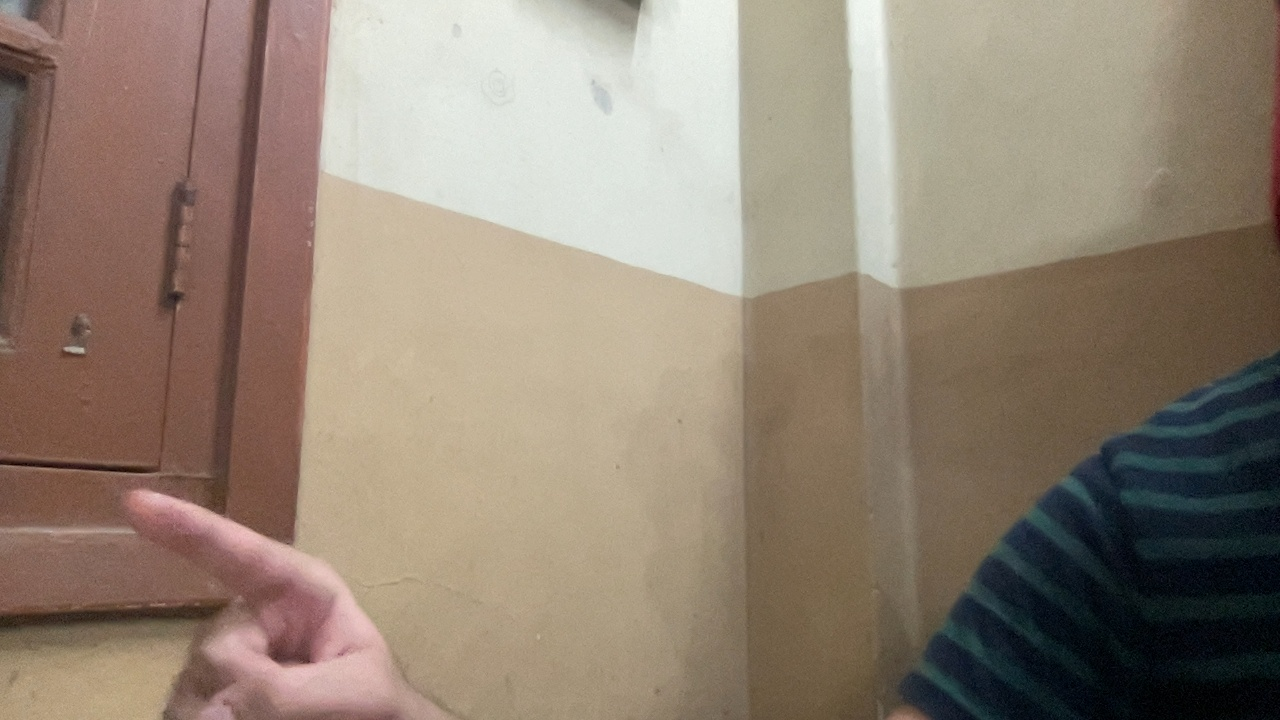
#> input picture Hand_Recognition_Model/GestureDataset/DifferentGestures/1finger/1001317e-6eb8-11ee-b782-46e6e0f634aa.jpg, 1280 x 720 px, given in place of the camera
$ python datsetcreatebgsubtract.py
#> lines starting #> are read from the running program, lines starting #| are printed output that depends on the picture; after the words box and inside, x2 and y2 are one past the last pixel; in counts of white or black regions, pixels touching at a corner belong together
import cv2
import imutils
import numpy as np
import os

class MotionDetector:
    def __init__(self, accumWeight=0.5):
        self.accumWeight = accumWeight
        self.bg = None

    def update(self, image):
        if self.bg is None:
            self.bg = image.copy().astype("float")
            return
        cv2.accumulateWeighted(image, self.bg, self.accumWeight)

    def detect(self, image, tVal=25):
        delta = cv2.absdiff(self.bg.astype("uint8"), image)
        thresh = cv2.threshold(delta, tVal, 255, cv2.THRESH_BINARY)[1]
        cnts = cv2.findContours(thresh.copy(), cv2.RETR_EXTERNAL, cv2.CHAIN_APPROX_SIMPLE)
        cnts = cnts[0]
        if len(cnts) == 0:
            return None
        return (thresh, max(cnts, key=cv2.contourArea))

# Create a folder named 'handgestures' on the desktop
desktop_path = os.path.join(os.path.expanduser("~"), "Desktop")
folder = os.path.join(desktop_path, "handgestures")
try:
    os.mkdir(folder)
except FileExistsError:
    pass

Alphabet = folder
camera = cv2.VideoCapture(0)
ROI = "10,350,225,590"
(top, right, bot, left) = np.int32(ROI.split(","))
md = MotionDetector()
numFrames = 0
k = 0

while k < 100:  # Capture 100 images
    (grabbed, frame) = camera.read()
#> frame is the input picture: shape (720, 1280, 3); mean B, G, R 116.1, 131.2, 146.1
    frame = imutils.resize(frame, width=600)
#> frame: shape (337, 600, 3)
    frame = cv2.flip(frame, 1)
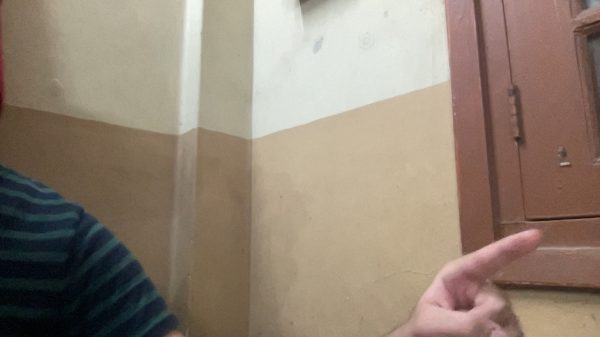
#> frame: shape (337, 600, 3); mean B, G, R 116.1, 131.2, 146.1
    clone = frame.copy()
    (frameH, frameW) = frame.shape[:2]
#> frameH = 337; frameW = 600
    roi = frame[top:bot, right:left]
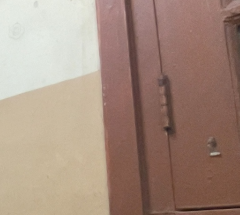
#> roi: shape (215, 240, 3); mean B, G, R 127.1, 141.2, 165.4
    hand = roi.copy()
    gray = cv2.cvtColor(roi, cv2.COLOR_BGR2GRAY)
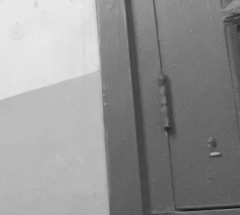
#> gray: shape (215, 240); min 25, max 235, mean 146.8
    gray = cv2.GaussianBlur(gray, (3, 3), 0)
    if numFrames < 32:
        md.update(gray)
    else:
        skin = md.detect(gray)
        if skin is not None:
            (thresh, c) = skin
            masked = cv2.bitwise_and(hand, hand, mask=thresh)
            cv2.imshow("Mask", masked)
            name = os.path.join(Alphabet, f"{Alphabet}{k}.jpg")
            cv2.imwrite(name, thresh)  # Save the 'thresh' image
            cv2.drawContours(clone, [c + (right, top)], -1, (0, 255, 0), 2)
            cv2.imshow("Thresh", thresh)
            k += 1

    cv2.rectangle(clone, (left, top), (right, bot), (0, 0, 255), 2)
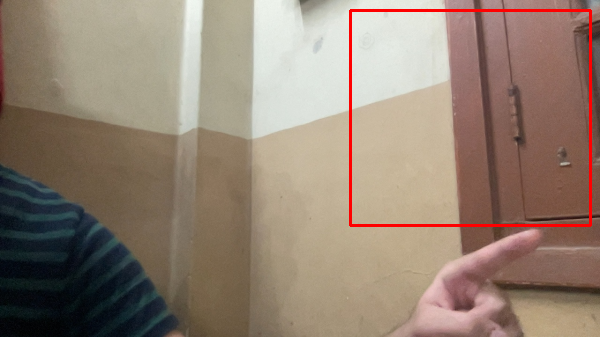
#> clone: shape (337, 600, 3); 1.35% of pixels changed, all inside (x1, y1, x2, y2) = (349, 9, 592, 227)
    numFrames += 1
    print(f"Image {k}/100 captured")

    cv2.imshow("Frame", clone)
    key = cv2.waitKey(100) & 0xFF  # 0.1 second delay
#> (key q is pressed here)

    if key == ord("q"):
        break

camera.release()
cv2.destroyAllWindows()

$ run again, on Hand_Recognition_Model/GestureDataset/DifferentGestures/1finger/113768c4-6eb8-11ee-b782-46e6e0f634aa.jpg
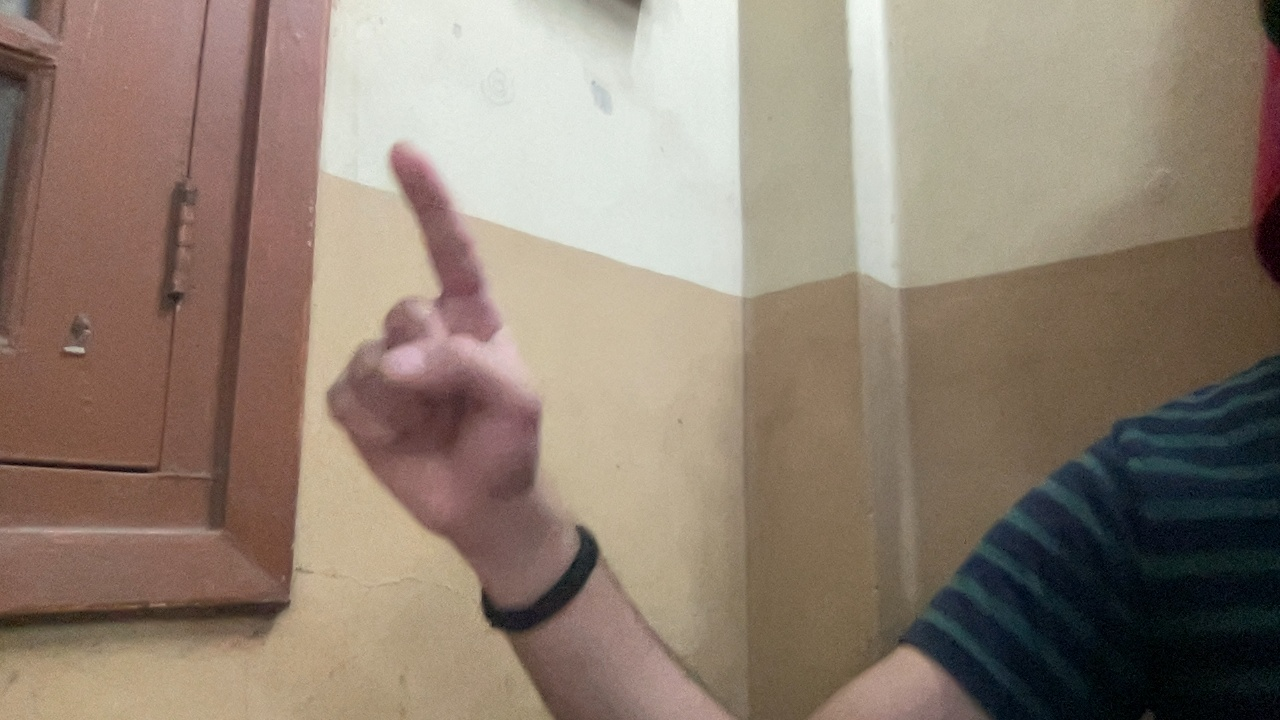
#> input picture Hand_Recognition_Model/GestureDataset/DifferentGestures/1finger/113768c4-6eb8-11ee-b782-46e6e0f634aa.jpg, 1280 x 720 px, given in place of the camera
#> frame is the input picture: shape (720, 1280, 3); mean B, G, R 113.9, 127.9, 143.5
#> `gray = cv2.cvtColor(roi, cv2.COLOR_BGR2GRAY)`:
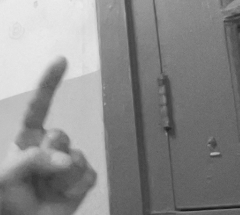
#> gray: shape (215, 240); min 23, max 236, mean 138
#> `cv2.rectangle(clone, (left, top), (right, bot), (0, 0, 255), 2)`:
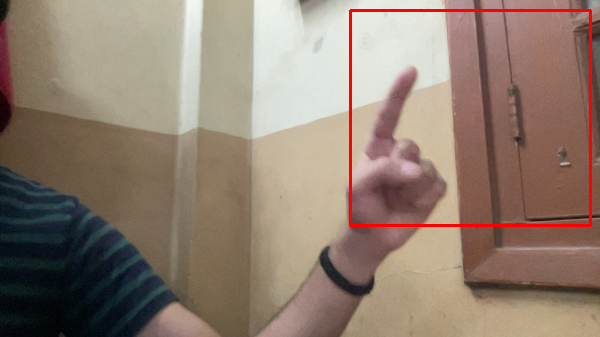
#> clone: shape (337, 600, 3); mean B, G, R 112.2, 126, 144.8

$ run again, on Hand_Recognition_Model/GestureDataset/DifferentGestures/1finger/gesture_13.jpg
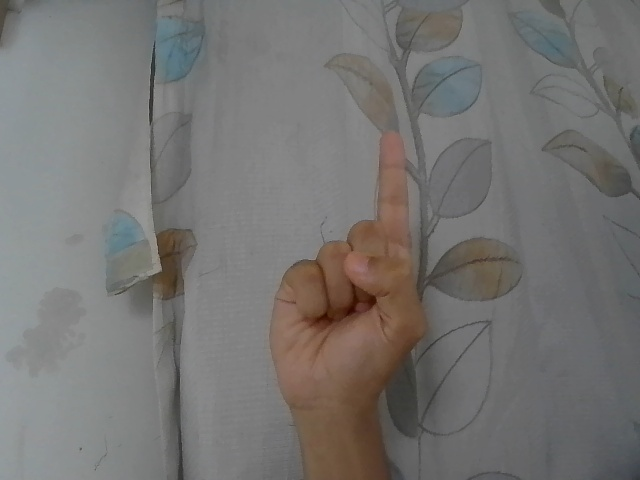
#> input picture Hand_Recognition_Model/GestureDataset/DifferentGestures/1finger/gesture_13.jpg, 640 x 480 px, given in place of the camera
#> frame is the input picture: shape (480, 640, 3); mean B, G, R 113.6, 115.6, 117.3
#> `roi = frame[top:bot, right:left]`:
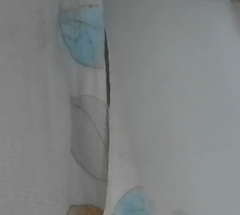
#> roi: shape (215, 240, 3); mean B, G, R 129.8, 129.6, 126.2
#> `cv2.rectangle(clone, (left, top), (right, bot), (0, 0, 255), 2)`:
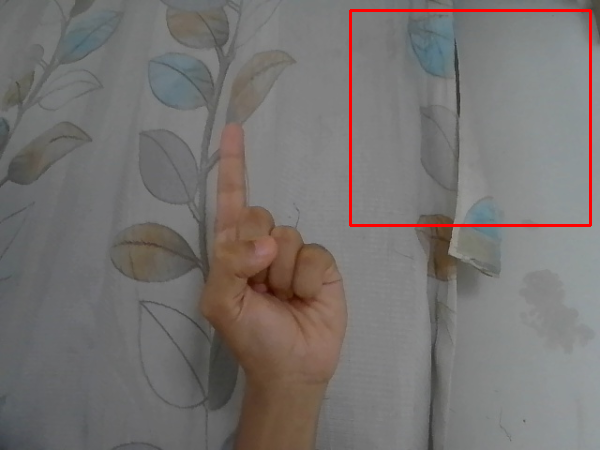
#> clone: shape (450, 600, 3); mean B, G, R 112.3, 114.3, 118.6
